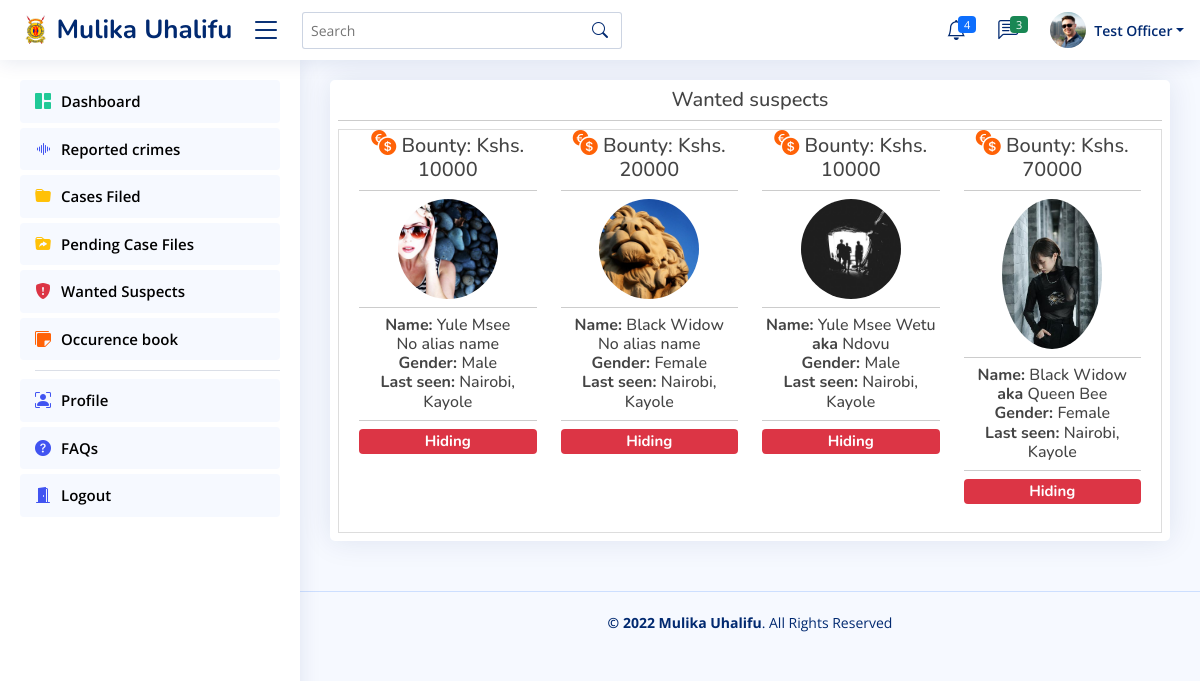
The app's page /officials/wanted-suspects/ (signed in) with its own data.
### officers/models.py (models this page shows, shortened)
class OfficialsProfile(models.Model):
    id = models.CharField(primary_key=True, editable=False, unique=True, max_length=12)
    officer = models.OneToOneField(User, on_delete=models.CASCADE, editable=False)
    officer_no = models.CharField(max_length=30, blank=False, unique=True)
    police_post = models.CharField(max_length=30, blank=False)
    rank = models.CharField(max_length=30, blank=False)
    phone_no = models.CharField(max_length=14, blank=False)
    dp = models.ImageField(upload_to='Officer-Dps', default='officer.png', blank=False)
    gender = models.CharField(max_length=7, blank=False)
    dob = models.DateField(null=True, blank=False)
    age = models.PositiveIntegerField(default=0)
    created = models.DateTimeField(auto_now_add=True)
    updated = models.DateTimeField(auto_now=True)
    class Meta:
        verbose_name_plural = 'Officials'
        ordering = ['officer']

class WantedSuspect(models.Model):
    id = models.CharField(max_length=15, unique=True, primary_key=True, editable=False)
    suspect_pic = models.ImageField(upload_to='Suspects-Images/', default='criminal.jpg')
    suspect_name = models.CharField(max_length=150, blank=False)
    alias = models.CharField(max_length=50, blank=True)
    gender = models.CharField(max_length=7, blank=False)
    crime = models.CharField(max_length=100, blank=False)
    bounty = models.PositiveIntegerField(default=0, blank=True)
    last_seen = models.CharField(max_length=20, blank=True)
    status = models.CharField(max_length=20)
    reported = models.DateTimeField(auto_now_add=True)
    updated = models.DateTimeField(auto_now=True)

### officers/views.py (the view)
# urls.py: path('wanted-suspects/', views.display_wanted_suspects, name='wanted_suspects'),
@login_required(login_url='official_login')
def display_wanted_suspects(request):
    w_suspects = WantedSuspect.objects.filter().all()
    context = {'wanted': w_suspects}
    return render(request, 'officers/suspects.html', context)

### officers/templates/officers/suspects.html (shortened to what this page needs)
{% extends 'officers/base.html' %}{% block title %}Wanted Suspects{% endblock %}
    {% block content %}
    <main class="main" id="main">
        <section class="section dashboard">
            <div class="row">
                <div class="col-md-12">
                    <div class="card p-2">
                        <div class="row">
                            <div class="col-sm-12">
                                <h5 class="text-center">Wanted suspects</h5><hr class="dropdown-divider">
                            </div>
                        </div>
                        <div class="row">
                            <div class="col-md-12">
                                <div class="card-body text-center" style="border: 1px solid #ddd;">
                                    <div class="row">
                                        {% for suspect in wanted %}
                                        <div class="col-md-3">
                                            <h5><i class="bi bi-currency-exchange"></i> Bounty: Kshs. {{suspect.bounty}}</h5><hr class="dropdown-divider">
                                            <img src="{{suspect.suspect_pic.url}}" class="rounded-circle img-fluid" height="100px" width="100px" alt="img">
                                            <hr class="dropdown-divider">
                                            <h6 class="mb-0"><b>Name: </b>{{suspect.suspect_name|title}}{% if suspect.alias %} <b>aka</b> {{suspect.alias}}{% else %}{{suspect.alias|default:"<br>No alias name"}}{% endif %}</h6>
                                            <h6 class="mb-0"><b>Gender: </b>{{suspect.gender}}</h6>
                                            <h6 class="mb-0"><b>Last seen: </b>{{suspect.last_seen}}</h6>
                                            <hr class="dropdown-divider">
                                            <h5>{% if suspect.status == 'Hiding' %} <span class="badge bg-danger w-100">Hiding</span>{% else %}<span class="badge-bg-danger">{{suspect.status}}</span>{% endif %}</h5>
                                        </div>
                                        {% endfor %}
                                    </div>
                                </div>
                            </div>
                        </div>
                    </div>
                </div>
            </div>
        </section>
    </main>
    {% endblock %}

### officers/templates/officers/base.html (shortened to what this page needs)
{% load static %}
    <link href="{% static 'bootstrap.min.css' %}" rel="stylesheet">
    <link href="{% static 'bootstrap-icons.css' %}" rel="stylesheet">
    <link href="{% static 'boxicons.min.css' %}" rel="stylesheet">
    <link href="{% static 'quill.snow.css' %}" rel="stylesheet">
    <link href="{% static 'quill.bubble.css' %}" rel="stylesheet">
    <link href="{% static 'remixicon.css' %}" rel="stylesheet">
    <link href="{% static 'style.css' %}" rel="stylesheet">
    <link href="{% static 'style.css' %}" rel="stylesheet">
    <header id="header" class="header fixed-top d-flex align-items-center">
        <div class="d-flex align-items-center justify-content-between">
            {% if user.is_authenticated %}<a href="{% url 'homepage' %}" class="logo d-flex align-items-center">
                <img src="{% static 'logo.png' %}" alt="logo">
                <span class="d-none d-lg-block">Mulika Uhalifu</span>
            </a>{% else %}<a href="{% url 'official_login' %}" class="logo d-flex align-items-center">
                <img src="{% static 'logo.png' %}" alt="logo">
                <span class="d-none d-lg-block">Mulika Uhalifu</span>
            </a>{% endif %}
            {% if user.is_authenticated %}<i class="bi bi-list toggle-sidebar-btn"></i>{% endif %}
        </div>
        {% if user.is_authenticated %}
        <div class="search-bar">
            <form class="search-form d-flex align-items-center mt-3" method="POST" action="#">
                <input type="text" name="query" placeholder="Search" title="Enter search keyword">
                <button type="submit" title="Search"><i class="bi bi-search"></i></button>
            </form>
        </div>
        {% endif %}
        {% if user.is_authenticated %}
        <nav class="header-nav ms-auto">
            <ul class="d-flex align-items-center">
                <li class="nav-item dropdown">
                    <a class="nav-link nav-icon" href="#" data-bs-toggle="dropdown">
                        <i class="bi bi-bell"></i>
                        <span class="badge bg-primary badge-number">4</span>
                    </a>
                </li>
                <li class="nav-item dropdown">
                    <a class="nav-link nav-icon" href="#" data-bs-toggle="dropdown">
                        <i class="bi bi-chat-left-text"></i>
                        <span class="badge bg-success badge-number">3</span>
                    </a>
                </li>
                <li class="nav-item dropdown pe-3">
                    <a class="nav-link nav-profile d-flex align-items-center pe-0" href="#" data-bs-toggle="dropdown">
                        <img src="{{user.officialsprofile.dp.url}}" alt="Profile" class="rounded-circle">
                        <span class="d-none d-md-block dropdown-toggle ps-2">{{user.officialsprofile.officer|title}}</span>
                    </a>
                </li>
            </ul>
        </nav>
        {% endif %}
    </header>
    {% if user.is_authenticated %}
    <aside id="sidebar" class="sidebar">
        <ul class="sidebar-nav" id="sidebar-nav">
            <li class="nav-item">
                <a class="nav-link " href="{% url 'homepage' %}">
                <i class="bi bi-grid-1x2-fill"></i>
                <span>Dashboard</span>
                </a>
            </li>
            {% if user.officialsprofile.officer_no != "" and user.officialsprofile.police_post != "" and user.officialsprofile.rank != "" %}
            <li class="nav-item">
                <a class="nav-link" href="{% url 'reported_crimes' %}">
                    <i class="bi bi-soundwave"></i><span>Reported crimes</span>
                </a>
            </li>
            <li class="nav-item">
                <a class="nav-link" href="{% url 'filed_cases' %}">
                <i class="bi bi-folder-fill"></i><span>Cases Filed</span>
                </a>
            </li>
            <li class="nav-item">
                <a class="nav-link" href="{% url 'unfiled_cases' %}">
                    <i class="bi bi-folder-symlink-fill"></i><span>Pending Case Files</span>
                </a>
            </li>
            <li class="nav-item">
                <a class="nav-link" href="{% url 'wanted_suspects' %}">
                    <i class="bi bi-shield-fill-exclamation"></i><span>Wanted Suspects</span>
                </a>
            </li>
            <li class="nav-item">
                <a class="nav-link" href="{% url 'ob' user.officialsprofile.police_post %}">
                <i class="bi bi-stickies-fill"></i><span>Occurence book</span>
                </a>
            </li>
            {% endif %}
            <li class="nav-heading"><hr class="dropdown-divider"></li>
            <li class="nav-item">
                <a class="nav-link" href="{% url 'my_profile' %}">
                <i class="bi bi-person-bounding-box"></i>
                {% if user.officialsprofile.officer == "" and user.officialsprofile.officer_no == "" and user.officialsprofile.rank == "" %} <i class="bi bi-exclamation-triangle-fill"></i><span>Update your Profile</span>{% else %} <span>Profile</span>{% endif %}
                </a>
            </li>
            <li class="nav-item">
                <a class="nav-link" href="{% url 'my_profile' %}">
                <i class="bi bi-question-circle-fill"></i>
                <span>FAQs</span>
                </a>
            </li>
            <li class="nav-item">
                <a class="nav-link" data-bs-target="#icons-nav" data-bs-toggle="collapse" href="#">
                <i class="bi bi-door-open-fill"></i><span>Logout</span>
                </a>
            </li>
        </ul>
    </aside>
    {% endif %}
    {% block content %}
    {% endblock %}
    {% if user.is_authenticated %}
    <footer id="footer" class="footer">
        <div class="copyright">
            <strong>&copy; 2022 <span>Mulika Uhalifu</span></strong>. All Rights Reserved
        </div>
    </footer>
    {% else %}
    <footer class="footer mt-3">
        <div class="copyright h-0">
            <strong>&copy; 2022 <span>Mulika Uhalifu</span></strong>. All Rights Reserved
        </div>
    </footer>
    {% endif %}

### static/officers/css/style.css (style rules this page uses)
a { color: #4154f1; text-decoration: none; }
h1, h2, h3, h4, h5, h6 { font-family: "Nunito", sans-serif; }
#main { margin-top: 60px; padding: 20px 30px; transition: all 0.3s; }
.card { margin-bottom: 30px; border: none; border-radius: 5px; box-shadow: 0px 0 30px rgba(1, 41, 112, 0.1); }
.card-body { padding: 0 20px 20px 20px; }
.logo { line-height: 1; }
@media (min-width: 1200px) { .logo { width: 220px; } }
.logo img { max-height: 35px; margin-right: 6px; }
.logo span { font-size: 26px; font-weight: 700; color: #012970; font-family: "Nunito", sans-serif; }
.header { transition: all 0.5s; z-index: 997; height: 60px; box-shadow: 0px 2px 20px rgba(1, 41, 112, 0.1); background-color: #fff; padding-left: 20px; }
.header .toggle-sidebar-btn { font-size: 32px; padding-left: 10px; cursor: pointer; color: #012970; }
.header .search-bar { min-width: 360px; padding: 0 20px; }
.header .search-form { width: 100%; }
.header .search-form input { border: 0; font-size: 14px; color: #012970; border: 1px solid rgba(1, 41, 112, 0.2); padding: 7px 38px 7px 8px; border-radius: 3px; transition: 0.3s; width: 100%; }
.header .search-form button { border: 0; padding: 0; margin-left: -30px; background: none; }
.header .search-form button i { color: #012970; }
.header-nav ul { list-style: none; }
.header-nav > ul { margin: 0; padding: 0; }
.header-nav .nav-icon { font-size: 20px; color: #012970; }
.header-nav .nav-profile { color: #012970; }
.header-nav .nav-profile img { max-height: 36px; }
.header-nav .nav-profile span { font-size: 14px; font-weight: 600; }
.header-nav .badge-number { position: absolute; inset: 4px 6px auto auto; font-weight: normal; font-size: 11px; padding: 3px 6px; }
.sidebar { position: fixed; top: 60px; left: 0; bottom: 0; width: 300px; z-index: 996; transition: all 0.3s; padding: 20px; overflow-y: auto; scrollbar-width: thin; scrollbar-color: #aab7cf transparent; box-shadow: 0px 0px 20px rgba(1, 41, 112, 0.1); background-color: #fff; }
@media (min-width: 1200px) { #main, #footer { margin-left: 300px; } }
.sidebar-nav { padding: 0; margin: 0; list-style: none; }
.sidebar-nav li { padding: 0; margin: 0; list-style: none; }
.sidebar-nav .nav-item { margin-bottom: 5px; }
.sidebar-nav .nav-heading { font-size: 11px; text-transform: uppercase; color: #899bbd; font-weight: 600; margin: 10px 0 5px 15px; }
.sidebar-nav .nav-link { display: flex; align-items: center; font-size: 15px; font-weight: 600; color: black; transition: 0.3; background: #f6f9ff; padding: 10px 15px; border-radius: 4px; }
.sidebar-nav .nav-link i { font-size: 16px; margin-right: 10px; color: #4154f1; }
.sidebar-nav .nav-link .bi-folder-fill { font-size: 16px; margin-right: 10px; color: #ffc107; }
.sidebar-nav .nav-link .bi-folder-symlink-fill { font-size: 16px; margin-right: 10px; color: #ffc107; }
.sidebar-nav .nav-link .bi-grid-1x2-fill { font-size: 16px; margin-right: 10px; color: #20c997; }
.sidebar-nav .nav-link .bi-stickies-fill { font-size: 16px; margin-right: 10px; color: #ff6207; }
.sidebar-nav .nav-link .bi-shield-fill-exclamation { font-size: 16px; margin-right: 10px; color: #dc3545; }
.bi-currency-exchange { font-size: 25px; color: #ff6207; }
.footer { padding: 20px 0; font-size: 14px; transition: all 0.3s; border-top: 1px solid #cddfff; }
.footer .copyright { text-align: center; color: #012970; }

### records on screen
WantedSuspect: bounty "10000", suspect_pic (picture), suspect_name "Yule Msee", alias "No alias name", gender "Male", last_seen "Nairobi, Kayole", status "Hiding"
WantedSuspect: bounty "20000", suspect_pic (picture), suspect_name "Black Widow", alias "No alias name", gender "Female", last_seen "Nairobi, Kayole", status "Hiding"
WantedSuspect: bounty "10000", suspect_pic (picture), suspect_name "Yule Msee Wetu", alias "Ndovu", gender "Male", last_seen "Nairobi, Kayole", status "Hiding"
WantedSuspect: bounty "70000", suspect_pic (picture), suspect_name "Black Widow", alias "Queen Bee", gender "Female", last_seen "Nairobi, Kayole", status "Hiding"

### other values on screen
{{ user.officialsprofile.officer|title }} "Test Officer"
